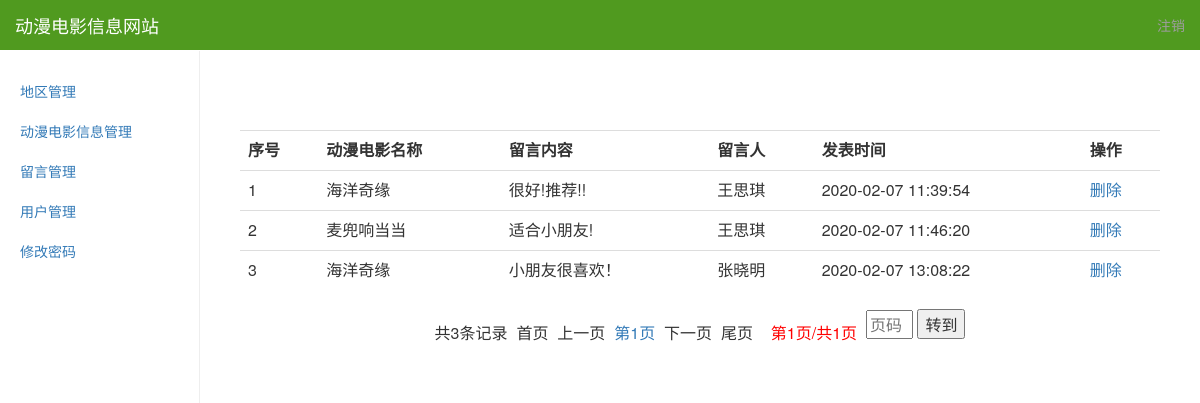
The page /admin/commentList.php (signed in) on the database its author committed.
### tables this page shows
CREATE TABLE `comments`  (
  `cid` int(11) NOT NULL AUTO_INCREMENT,
  `content` text NOT NULL,
  `cdate` datetime(0) NOT NULL,
  `uid` int(11) NOT NULL,
  `vid` int(11) NOT NULL,
  PRIMARY KEY (`cid`) USING BTREE,
  INDEX `FK_comments_uid`(`uid`) USING BTREE,
  INDEX `FK_comments_vid`(`vid`) USING BTREE
);

CREATE TABLE `videos`  (
  `vid` int(11) NOT NULL AUTO_INCREMENT,
  `videoname` varchar(50) NOT NULL COMMENT '电影名称',
  `aid` int(11) NOT NULL COMMENT '区域',
  `pic` varchar(30) NOT NULL COMMENT '海报',
  `intro` text NOT NULL COMMENT '简介',
  `createtime` datetime(0) NOT NULL,
  `updatetime` timestamp(0) NOT NULL DEFAULT current_timestamp() ON UPDATE CURRENT_TIMESTAMP(0),
  `clicks` int(11) NOT NULL DEFAULT 0 COMMENT '点击次数',
  `downloads` int(11) NOT NULL DEFAULT 0 COMMENT '下载次数',
  `link` varchar(200) NOT NULL COMMENT '下载地址',
  PRIMARY KEY (`vid`) USING BTREE
);

CREATE TABLE `users`  (
  `uid` int(11) NOT NULL AUTO_INCREMENT,
  `uname` varchar(10) NOT NULL,
  `password` varchar(32) NOT NULL,
  `gender` tinyint(4) NOT NULL,
  `tel` varchar(20) NOT NULL,
  `photo` varchar(30) NOT NULL,
  `email` varchar(30) NOT NULL,
  `createtime` datetime(0) NOT NULL,
  `updatetime` timestamp(0) NOT NULL DEFAULT current_timestamp() ON UPDATE CURRENT_TIMESTAMP(0),
  PRIMARY KEY (`uid`) USING BTREE
);

### admin/commentList.php (the view)
<?php
  require_once('tpl/header.php');
?>
<?php
  $link=connect();
  $sql = "select * from comments join users on comments.uid=users.uid join videos on videos.vid=comments.vid";
  if(!isset($_GET["page"]))
  $page=1;
  else{
    $page=$_GET["page"];
  }
  $result = mysqli_query($link,$sql);
  $totalrows = mysqli_num_rows($result);
  $rowsperpage =5;
  $start = ($page-1) * $rowsperpage;
  $sql .= " limit {$start}, {$rowsperpage}";
  $result = mysqli_query($link,$sql) or die('查询1失败！'.mysqli_error($link));
 ?>
<table class="table table-hover">
 <tr>
   <th>序号</th>
   <th>动漫电影名称</th>
   <th>留言内容</th>
   <th>留言人</th>
   <th>发表时间</th>
   <th>操作</th>
 </tr>
 <?php
 $i=1;
while($row=mysqli_fetch_assoc($result))
{
?>
<tr>
<td><?php
echo $i++;
?>
<td><?php
echo $row["videoname"];
?>
</td>
<td><?php
echo $row["content"];
?>
</td>
<td><?php
$uname=$row["uname"];
echo $uname;
?>
</td>
<td><?php
echo $row["cdate"];
?>
</td>
<td>
<a href="doCommentDelete.php?cid=<?php
echo $row["cid"];
?>
" title="" onclick="return confirm('你确定删除吗？')">删除</a>
</td>
</tr>
<?php
}
?>
</table>
 <?php
  if($rowsperpage >= $totalrows)
      $totalpages = 1;
  else{
    $totalpages = ceil($totalrows / $rowsperpage);
  }
  if($page>1){
    $first = "<a href=?page=1>首页</a>";
    $pre = "<a href=?page=".($page-1).">上一页</a>";
  }else{
    $first = '首页';
    $pre = '上一页';
  }
  if($page<$totalpages){
    $last = "<a href=?page=$totalpages>尾页</a>";
    $next = "<a href=?page=".($page+1).">下一页</a>";
  }else{
    $last = '尾页';
    $next = '下一页';
  }
  echo "<table align='center'><tr>";
   echo "<td>共{$totalrows}条记录&nbsp;&nbsp;</td>";
  echo "<td>$first"."&nbsp;&nbsp;"."$pre"."&nbsp;&nbsp;";
  for($i=1;$i<=$totalpages;$i++) {
    echo "<a href='?page=$i'>第{$i}页</a>&nbsp;&nbsp;";
  }
  echo "$next"."&nbsp;&nbsp;"."$last &nbsp;";
  echo "<font color=red>";
  echo "&nbsp;&nbsp;第".$page."页/共".$totalpages."页&nbsp;&nbsp;";
  echo "</font></td>";
  ?>
<td>
  <form  action="">
  <input type="text" name="page" placeholder="页码" size="2"  required>
  <input type="submit" value="转到">
  </form>
</td>
 </tr></table>
<?php
  require_once('tpl/footer.php');
?>

### admin/assets/dashboard.css (style rules this page uses)
body { padding-top: 50px; }

### admin/assets/offcanvas.css (style rules this page uses)
html { -ms-overflow-x: hidden; }
body { -ms-overflow-x: hidden; }
body { padding-top: 70px; }

### rows shown on the page
comments: vid.videoname "海洋奇缘", content "很好!推荐!!", uid.uname "王思琪", cdate "2020-02-07 11:39:54"
comments: vid.videoname "麦兜响当当", content "适合小朋友!", uid.uname "王思琪", cdate "2020-02-07 11:46:20"
comments: vid.videoname "海洋奇缘", content "小朋友很喜欢！", uid.uname "张晓明", cdate "2020-02-07 13:08:22"

### other values the page prints
$totalrows "3"
$first "首页"
$pre "上一页"
$next "下一页"
$last "尾页"
$page "1"
$totalpages "1"
